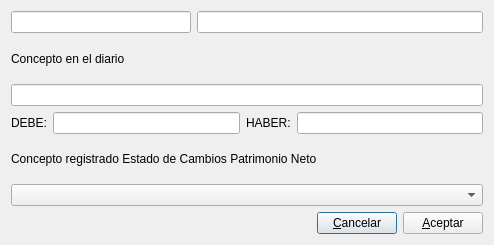
<?xml version="1.0" encoding="UTF-8"?>
<ui version="4.0">
 <class>concepto_evpn</class>
 <widget class="QDialog" name="concepto_evpn">
  <property name="geometry">
   <rect>
    <x>0</x>
    <y>0</y>
    <width>494</width>
    <height>245</height>
   </rect>
  </property>
  <property name="windowTitle">
   <string>Concepto anotación en Estado de Cambios Patrimonio Neto</string>
  </property>
  <layout class="QVBoxLayout" name="verticalLayout_3">
   <item>
    <layout class="QHBoxLayout" name="horizontalLayout_3">
     <item>
      <widget class="QLineEdit" name="cuentalineEdit">
       <property name="maximumSize">
        <size>
         <width>180</width>
         <height>16777215</height>
        </size>
       </property>
       <property name="readOnly">
        <bool>true</bool>
       </property>
      </widget>
     </item>
     <item>
      <widget class="QLineEdit" name="descriplineEdit">
       <property name="readOnly">
        <bool>true</bool>
       </property>
      </widget>
     </item>
    </layout>
   </item>
   <item>
    <layout class="QVBoxLayout" name="verticalLayout">
     <item>
      <widget class="QLabel" name="label_3">
       <property name="text">
        <string>Concepto en el diario</string>
       </property>
      </widget>
     </item>
     <item>
      <widget class="QLineEdit" name="concepto_diariolineEdit">
       <property name="readOnly">
        <bool>true</bool>
       </property>
      </widget>
     </item>
    </layout>
   </item>
   <item>
    <layout class="QHBoxLayout" name="horizontalLayout_2">
     <item>
      <widget class="QLabel" name="label">
       <property name="text">
        <string>DEBE:</string>
       </property>
      </widget>
     </item>
     <item>
      <widget class="QLineEdit" name="debelineEdit">
       <property name="readOnly">
        <bool>true</bool>
       </property>
      </widget>
     </item>
     <item>
      <widget class="QLabel" name="label_2">
       <property name="text">
        <string>HABER:</string>
       </property>
      </widget>
     </item>
     <item>
      <widget class="QLineEdit" name="haberlineEdit">
       <property name="readOnly">
        <bool>true</bool>
       </property>
      </widget>
     </item>
    </layout>
   </item>
   <item>
    <layout class="QVBoxLayout" name="verticalLayout_2">
     <item>
      <widget class="QLabel" name="label_4">
       <property name="text">
        <string>Concepto registrado Estado de Cambios Patrimonio Neto</string>
       </property>
      </widget>
     </item>
     <item>
      <widget class="QComboBox" name="comboBox"/>
     </item>
    </layout>
   </item>
   <item>
    <layout class="QHBoxLayout" name="horizontalLayout">
     <item>
      <spacer name="horizontalSpacer">
       <property name="orientation">
        <enum>Qt::Horizontal</enum>
       </property>
       <property name="sizeHint" stdset="0">
        <size>
         <width>40</width>
         <height>20</height>
        </size>
       </property>
      </spacer>
     </item>
     <item>
      <widget class="QPushButton" name="cancelarpushButton">
       <property name="text">
        <string>&amp;Cancelar</string>
       </property>
      </widget>
     </item>
     <item>
      <widget class="QPushButton" name="aceptarpushButton">
       <property name="text">
        <string>&amp;Aceptar</string>
       </property>
      </widget>
     </item>
    </layout>
   </item>
  </layout>
 </widget>
 <resources/>
 <connections>
  <connection>
   <sender>cancelarpushButton</sender>
   <signal>clicked()</signal>
   <receiver>concepto_evpn</receiver>
   <slot>reject()</slot>
   <hints>
    <hint type="sourcelabel">
     <x>242</x>
     <y>331</y>
    </hint>
    <hint type="destinationlabel">
     <x>199</x>
     <y>294</y>
    </hint>
   </hints>
  </connection>
 </connections>
</ui>
